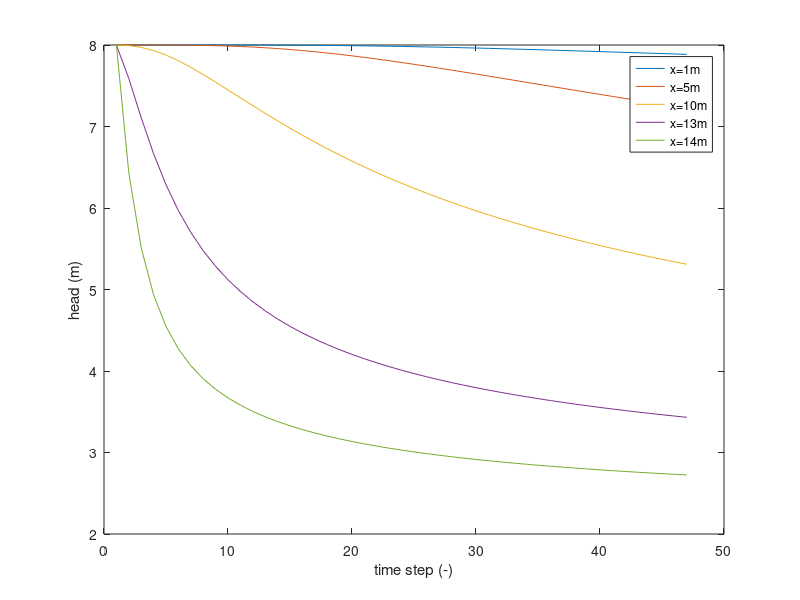

The MATLAB script that drew this image:
% FDM
% implictit method
% homogenous, isotropic, 1D, confined flow
close all
clear all

%%
% initial condition
h0(1:16) = 8.0;

% base parameters
dx = 1;
L = 15;
T = 0.90; %=bK m2/d
S = 0.04;
%dt = 0.0139; %days
%dt = 0.01; %days
%r = T/S*dt/(dx^2);
r = 0.48;
%r = 0.52;
dt = r/(T/S/(dx^2)); %days

days = 1;
steps = round(days/dt);

% boundary conditions
% initial conditions
h(1:16,1) = h0;

% LBC constant head
h(1,1:steps) = 8.0;
% RBC constant head
h(16,1:steps) = 2.0;

%%
% for loop space and time
% solve [K][ht+1]=[ht]

K(1:16,1:16) = 0;
ht(1:16,1) = 0;
for t = 1:steps-1
    %build matrice
    K(1,1) = 1;
    ht(1,1) = h(1,t);
    for i = 2:15
       K(i,i-1) = -r;
       K(i,i) = 1+2*r;
       K(i,i+1) = -r;
       ht(i,1) = h(i,t);
    end
    K(16,16) = 1;
    ht(16,1) = h(16,t);
    %solve
    ht1 = K^(-1)*ht;
    h(:,t+1) = ht1;
    ht2 = inv(K)*ht;
    ht3 = linsolve(K,ht);
    ht3 = K\ht;  %the fastest, left division
    as = 1;
    
end

%%
%plot results
figure
plot(h(2,:),'DisplayName','x=1m')
hold on
plot(h(6,:),'DisplayName','x=5m')
plot(h(11,:),'DisplayName','x=10m')
plot(h(14,:),'DisplayName','x=13m')
plot(h(15,:),'DisplayName','x=14m')
ylabel('head (m)')
xlabel('time step (-)')
legend('show')